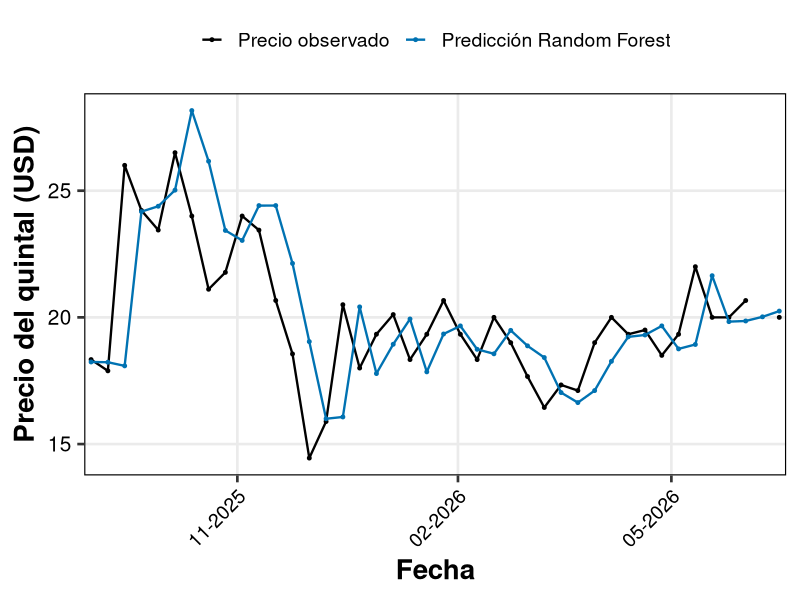
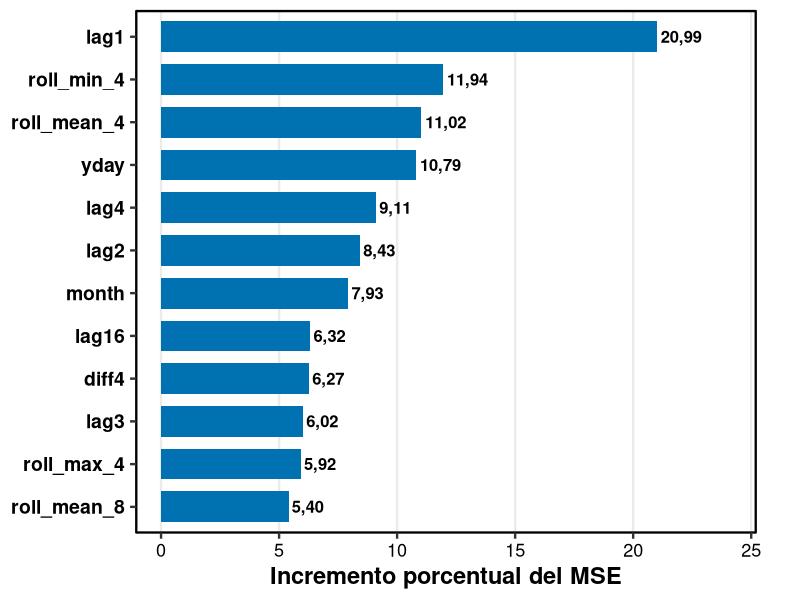
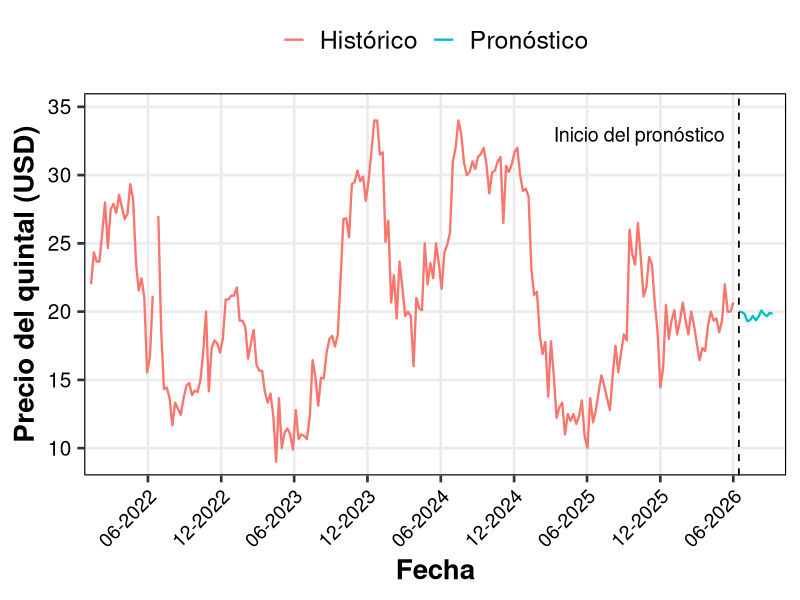
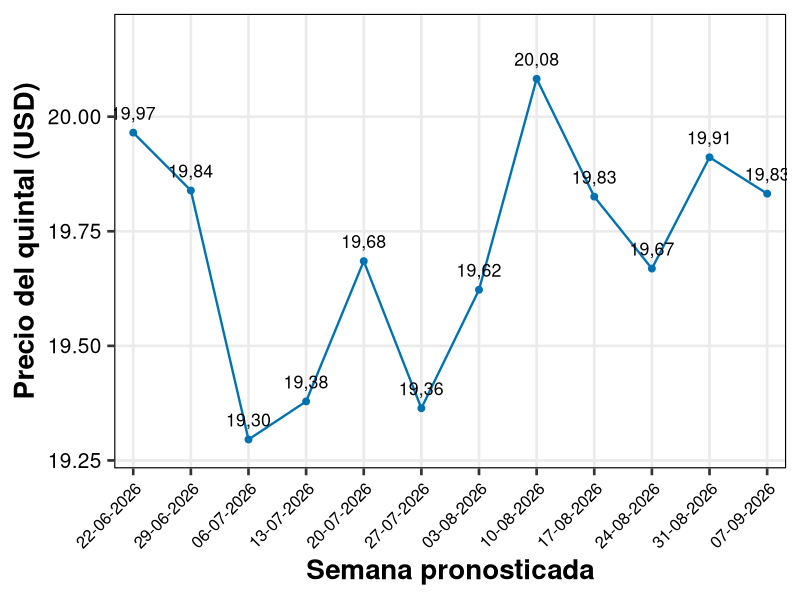

R code for these plots, in order:
# ================================================================
# MODELO RANDOM FOREST SEMANAL (SOLO PRECIO) - PAPA SUPER CHOLA
# ================================================================

# Paquetes necesarios.
paquetes <- c(
  "readxl",
  "dplyr",
  "tidyr",
  "lubridate",
  "zoo",
  "Metrics",
  "randomForest",
  "ggplot2",
  "scales",
  "writexl",
  "rstudioapi"
)

# Instalar únicamente los paquetes faltantes.
faltantes <- paquetes[!vapply(
  paquetes,
  requireNamespace,
  quietly = TRUE,
  FUN.VALUE = logical(1)
)]

if (length(faltantes) > 0L) {
  install.packages(faltantes, repos = "https://cloud.r-project.org")
}

suppressPackageStartupMessages({
  library(readxl)
  library(dplyr)
  library(tidyr)
  library(lubridate)
  library(zoo)
  library(Metrics)
  library(randomForest)
  library(ggplot2)
  library(scales)
  library(writexl)
})

options(stringsAsFactors = FALSE)

# =========================================================
# 1) Carga de datos históricos del precio
# =========================================================

# Leer el Excel ubicado junto al archivo .R.
full_precio <- read_excel(
  "Papa_03-01-2022_al_30-06-2026.xlsx"
)

# =========================================================
# 2) Limpieza de los datos históricos del precio
# =========================================================

# Conservar fecha y precio.
full_precio <- full_precio[, c(
  "Fecha Investigación",
  "Precio/Presentación (USD)"
)]

colnames(full_precio) <- c("Fecha", "Precio_Quintal")

# Convertir formatos, consolidar fechas repetidas y ordenar.
precio <- full_precio %>%
  dplyr::mutate(
    Fecha = as.Date(Fecha),
    Precio_Quintal = as.numeric(Precio_Quintal)
  ) %>%
  dplyr::filter(
    !is.na(Fecha),
    !is.na(Precio_Quintal)
  ) %>%
  dplyr::group_by(Fecha) %>%
  dplyr::summarise(
    Precio_Quintal = mean(Precio_Quintal, na.rm = TRUE),
    .groups = "drop"
  ) %>%
  dplyr::arrange(Fecha)

# Verificar la base definitiva.
stopifnot(
  nrow(precio) == 628L,
  min(precio$Fecha) == as.Date("2022-01-12"),
  max(precio$Fecha) == as.Date("2026-06-17"),
  !anyNA(precio$Precio_Quintal)
)

# ================================================================
# 3) Agregación semanal
# ================================================================

# Promediar únicamente los precios observados.
precio_semanal <- precio %>%
  dplyr::mutate(
    Fecha_Semana = lubridate::floor_date(
      Fecha,
      unit = "week",
      week_start = 1
    )
  ) %>%
  dplyr::group_by(Fecha_Semana) %>%
  dplyr::summarise(
    Precio_Quintal = mean(Precio_Quintal, na.rm = TRUE),
    N_Observaciones = dplyr::n(),
    .groups = "drop"
  ) %>%
  dplyr::rename(Fecha = Fecha_Semana) %>%
  tidyr::complete(
    Fecha = seq.Date(min(Fecha), max(Fecha), by = "week"),
    fill = list(N_Observaciones = 0L)
  ) %>%
  dplyr::mutate(
    Semana_Observada = N_Observaciones > 0L
  ) %>%
  dplyr::arrange(Fecha)

fechas_faltantes <- precio_semanal %>%
  dplyr::filter(!Semana_Observada) %>%
  dplyr::pull(Fecha)

# Comprobar la estructura semanal.
stopifnot(
  nrow(precio_semanal) == 232L,
  sum(precio_semanal$Semana_Observada) == 230L,
  identical(
    fechas_faltantes,
    as.Date(c("2022-06-20", "2026-06-08"))
  )
)

# ================================================================
# 4) División temporal e imputación causal
# ================================================================

# Reservar las primeras 24 semanas, igual que en el Rmd.
ventana_maxima <- 24L
n_semanas_modelables <- nrow(precio_semanal) - ventana_maxima
n_train_modelable <- floor(0.8 * n_semanas_modelables)
indice_corte <- ventana_maxima + n_train_modelable

fecha_corte <- precio_semanal$Fecha[indice_corte]
fecha_inicio_test <- precio_semanal$Fecha[indice_corte + 1L]

stopifnot(
  fecha_corte == as.Date("2025-08-25"),
  fecha_inicio_test == as.Date("2025-09-01")
)

# Dividir antes de imputar para evitar fuga de información.
precio_train_raw <- precio_semanal %>%
  dplyr::filter(Fecha <= fecha_corte)

precio_test_raw <- precio_semanal %>%
  dplyr::filter(Fecha >= fecha_inicio_test)

# Localizar el faltante de entrenamiento.
semana_faltante_train <- precio_train_raw %>%
  dplyr::filter(!Semana_Observada)

stopifnot(nrow(semana_faltante_train) == 1L)

fecha_faltante_train <- semana_faltante_train$Fecha[[1L]]

# Usar solo semanas anteriores para imputar.
serie_previa_train <- precio_train_raw %>%
  dplyr::filter(
    Fecha < fecha_faltante_train,
    Semana_Observada
  ) %>%
  dplyr::arrange(Fecha) %>%
  dplyr::pull(Precio_Quintal)

modelo_imputacion_train <- stats::StructTS(
  stats::ts(serie_previa_train, frequency = 1),
  type = "level"
)

pronostico_imputacion_train <- stats::predict(
  modelo_imputacion_train,
  n.ahead = 1
)

valor_imputado_train <- as.numeric(
  pronostico_imputacion_train$pred[1]
)

error_estandar_train <- as.numeric(
  pronostico_imputacion_train$se[1]
)

# Completar solo el faltante de entrenamiento.
precio_train <- precio_train_raw %>%
  dplyr::mutate(
    Precio_Imputado = !Semana_Observada,
    Precio_Quintal = dplyr::if_else(
      Precio_Imputado,
      valor_imputado_train,
      Precio_Quintal
    ),
    Conjunto = "Entrenamiento"
  )

# Reconstruir la serie completa.
precio_modelado <- dplyr::bind_rows(
  precio_train,
  precio_test_raw %>%
    dplyr::mutate(
      Precio_Imputado = FALSE,
      Conjunto = "Prueba"
    )
) %>%
  dplyr::arrange(Fecha) %>%
  dplyr::mutate(
    Precio_Observado = dplyr::if_else(
      Semana_Observada,
      Precio_Quintal,
      NA_real_
    )
  ) %>%
  dplyr::select(
    Fecha,
    Precio_Quintal,
    Precio_Observado,
    N_Observaciones,
    Semana_Observada,
    Precio_Imputado,
    Conjunto
  )

# Localizar el faltante de prueba.
semana_faltante_test <- precio_modelado %>%
  dplyr::filter(
    Conjunto == "Prueba",
    !Semana_Observada
  )

stopifnot(nrow(semana_faltante_test) == 1L)

fecha_faltante_test <- semana_faltante_test$Fecha[[1L]]

# Calcular el valor de apoyo con datos anteriores.
datos_previos_test <- precio_modelado %>%
  dplyr::filter(Fecha < fecha_faltante_test) %>%
  dplyr::arrange(Fecha)

serie_previa_test <- datos_previos_test$Precio_Quintal

stopifnot(!anyNA(serie_previa_test))

modelo_apoyo_test <- stats::StructTS(
  stats::ts(serie_previa_test, frequency = 1),
  type = "level"
)

pronostico_apoyo_test <- stats::predict(
  modelo_apoyo_test,
  n.ahead = 1
)

valor_apoyo_test <- as.numeric(
  pronostico_apoyo_test$pred[1]
)

error_estandar_test <- as.numeric(
  pronostico_apoyo_test$se[1]
)

# Marcar el apoyo y las semanas evaluables.
precio_modelado <- precio_modelado %>%
  dplyr::mutate(
    Precio_Apoyo =
      Conjunto == "Prueba" & !Semana_Observada,
    Precio_Para_Rezagos = dplyr::if_else(
      Precio_Apoyo,
      valor_apoyo_test,
      Precio_Quintal
    ),
    Evaluar_Test =
      Conjunto == "Prueba" & Semana_Observada
  )

# ================================================================
# 5) Ingeniería de variables y base de Random Forest
# ================================================================

# Función única para reconstruir las variables históricas.
# Se usa tanto en la evaluación como en el pronóstico futuro.
crear_features_rf_precio <- function(data_hist) {
  data_hist %>%
    dplyr::arrange(Fecha) %>%
    dplyr::mutate(
      lag1 = dplyr::lag(Precio_Para_Rezagos, 1L),
      lag2 = dplyr::lag(Precio_Para_Rezagos, 2L),
      lag3 = dplyr::lag(Precio_Para_Rezagos, 3L),
      lag4 = dplyr::lag(Precio_Para_Rezagos, 4L),
      lag8 = dplyr::lag(Precio_Para_Rezagos, 8L),
      lag12 = dplyr::lag(Precio_Para_Rezagos, 12L),
      lag16 = dplyr::lag(Precio_Para_Rezagos, 16L),
      lag24 = dplyr::lag(Precio_Para_Rezagos, 24L),
      diff1 = lag1 - lag2,
      diff4 = lag1 - dplyr::lag(Precio_Para_Rezagos, 5L),
      roll_mean_4 = dplyr::lag(
        zoo::rollmean(
          Precio_Para_Rezagos,
          k = 4,
          fill = NA_real_,
          align = "right"
        ),
        1L
      ),
      roll_sd_4 = dplyr::lag(
        zoo::rollapply(
          Precio_Para_Rezagos,
          width = 4,
          FUN = stats::sd,
          fill = NA_real_,
          align = "right"
        ),
        1L
      ),
      roll_min_4 = dplyr::lag(
        zoo::rollapply(
          Precio_Para_Rezagos,
          width = 4,
          FUN = min,
          fill = NA_real_,
          align = "right"
        ),
        1L
      ),
      roll_max_4 = dplyr::lag(
        zoo::rollapply(
          Precio_Para_Rezagos,
          width = 4,
          FUN = max,
          fill = NA_real_,
          align = "right"
        ),
        1L
      ),
      roll_mean_8 = dplyr::lag(
        zoo::rollmean(
          Precio_Para_Rezagos,
          k = 8,
          fill = NA_real_,
          align = "right"
        ),
        1L
      ),
      roll_sd_8 = dplyr::lag(
        zoo::rollapply(
          Precio_Para_Rezagos,
          width = 8,
          FUN = stats::sd,
          fill = NA_real_,
          align = "right"
        ),
        1L
      ),
      month = lubridate::month(Fecha),
      yday = lubridate::yday(Fecha)
    )
}

variables_rf_precio <- c(
  "lag1", "lag2", "lag3", "lag4",
  "lag8", "lag12", "lag16", "lag24",
  "diff1", "diff4",
  "roll_mean_4", "roll_sd_4",
  "roll_min_4", "roll_max_4",
  "roll_mean_8", "roll_sd_8",
  "month", "yday"
)

precio_features <- precio_modelado %>%
  dplyr::mutate(
    Precio_Objetivo = Precio_Observado
  ) %>%
  crear_features_rf_precio()

# Conservar las 208 semanas modelables.
filas_modelables <- seq.int(
  ventana_maxima + 1L,
  nrow(precio_features)
)

full_data_rf <- precio_features %>%
  dplyr::slice(filas_modelables)

train_data <- full_data_rf %>%
  dplyr::filter(Conjunto == "Entrenamiento") %>%
  dplyr::arrange(Fecha)

test_data <- full_data_rf %>%
  dplyr::filter(Conjunto == "Prueba") %>%
  dplyr::arrange(Fecha)

# Controles del protocolo y de las variables explicativas.
stopifnot(
  length(variables_rf_precio) == 18L,
  nrow(full_data_rf) == 208L,
  nrow(train_data) == 166L,
  nrow(test_data) == 42L,
  sum(test_data$Evaluar_Test) == 41L,
  sum(is.na(test_data$Precio_Objetivo)) == 1L,
  !anyNA(train_data[, variables_rf_precio]),
  !anyNA(test_data[, variables_rf_precio]),
  max(train_data$Fecha) < min(test_data$Fecha)
)

# ================================================================
# 6) Funciones de métricas
# ================================================================

calc_mape <- function(real, pred) {
  mean(
    abs((real - pred) / real),
    na.rm = TRUE
  ) * 100
}

calc_smape <- function(real, pred) {
  mean(
    200 * abs(real - pred) /
      (abs(real) + abs(pred)),
    na.rm = TRUE
  )
}

calc_r2 <- function(real, pred) {
  casos_validos <- is.finite(real) & is.finite(pred)
  real_valido <- real[casos_validos]
  pred_valido <- pred[casos_validos]
  
  if (length(real_valido) < 2L) {
    return(NA_real_)
  }
  
  sst <- sum((real_valido - mean(real_valido))^2)
  
  if (sst == 0) {
    return(NA_real_)
  }
  
  sse <- sum((real_valido - pred_valido)^2)
  1 - sse / sst
}

calc_metrics <- function(real, pred, nombre_modelo) {
  casos_validos <- is.finite(real) & is.finite(pred)
  real_valido <- real[casos_validos]
  pred_valido <- pred[casos_validos]
  
  data.frame(
    Modelo = nombre_modelo,
    MAE = Metrics::mae(real_valido, pred_valido),
    RMSE = Metrics::rmse(real_valido, pred_valido),
    MAPE = calc_mape(real_valido, pred_valido),
    sMAPE = calc_smape(real_valido, pred_valido),
    R2 = calc_r2(real_valido, pred_valido),
    N_Evaluadas = length(real_valido)
  )
}

# ================================================================
# 7) Grid Search temporal de Random Forest
# ================================================================

# Configuración literal del Rmd:
# - 300 árboles
# - mtry igual a un tercio o la mitad de las variables
# - nodesize igual a 1 o 5
# - tres bloques temporales de validación
ntree_rf <- 300L
n_folds_rf <- 3L

grid_rf <- expand.grid(
  mtry = c(
    floor(length(variables_rf_precio) / 3),
    floor(length(variables_rf_precio) / 2)
  ),
  nodesize = c(1L, 5L),
  KEEP.OUT.ATTRS = FALSE,
  stringsAsFactors = FALSE
)

tune_rf_rolling <- function(train_df, features, grid, ntree) {
  n_train <- nrow(train_df)
  fold_size <- floor(n_train / 4)
  resultados <- vector("list", nrow(grid))
  
  best_smape <- Inf
  best_index <- NA_integer_
  
  for (k in seq_len(nrow(grid))) {
    params <- grid[k, , drop = FALSE]
    resultados_folds <- vector("list", n_folds_rf)
    
    for (fold in seq_len(n_folds_rf)) {
      idx_subtrain <- seq_len(fold * fold_size)
      idx_valid <- seq.int(
        fold * fold_size + 1L,
        (fold + 1L) * fold_size
      )
      
      if (max(idx_valid) > n_train) {
        next
      }
      
      subtrain <- train_df[idx_subtrain, , drop = FALSE]
      valid <- train_df[idx_valid, , drop = FALSE]
      
      df_train_rf <- stats::na.omit(
        subtrain[, c("Precio_Objetivo", features)]
      )
      
      if (nrow(df_train_rf) < 10L) {
        next
      }
      
      formula_rf <- stats::as.formula(
        paste(
          "Precio_Objetivo ~",
          paste(features, collapse = " + ")
        )
      )
      
      set.seed(123)
      
      fit <- randomForest::randomForest(
        formula_rf,
        data = df_train_rf,
        ntree = ntree,
        mtry = as.integer(params$mtry),
        nodesize = as.integer(params$nodesize)
      )
      
      preds_valid <- as.numeric(
        stats::predict(fit, newdata = valid)
      )
      
      resultados_folds[[fold]] <- data.frame(
        Configuracion = k,
        Fold = fold,
        N_Subtrain = nrow(df_train_rf),
        N_Validacion = nrow(valid),
        mtry = as.integer(params$mtry),
        nodesize = as.integer(params$nodesize),
        MAE = Metrics::mae(valid$Precio_Objetivo, preds_valid),
        RMSE = Metrics::rmse(valid$Precio_Objetivo, preds_valid),
        MAPE = calc_mape(valid$Precio_Objetivo, preds_valid),
        sMAPE = calc_smape(valid$Precio_Objetivo, preds_valid),
        R2 = calc_r2(valid$Precio_Objetivo, preds_valid)
      )
    }
    
    detalle_k <- dplyr::bind_rows(resultados_folds)
    
    if (nrow(detalle_k) == 0L) {
      next
    }
    
    resultados[[k]] <- detalle_k %>%
      dplyr::summarise(
        Configuracion = k,
        mtry = dplyr::first(mtry),
        nodesize = dplyr::first(nodesize),
        N_Folds = dplyr::n(),
        MAE = mean(MAE, na.rm = TRUE),
        RMSE = mean(RMSE, na.rm = TRUE),
        MAPE = mean(MAPE, na.rm = TRUE),
        sMAPE = mean(sMAPE, na.rm = TRUE),
        R2 = mean(R2, na.rm = TRUE)
      )
    
    smape_k <- resultados[[k]]$sMAPE[[1L]]
    
    # El Rmd selecciona la primera configuración con menor sMAPE.
    if (is.finite(smape_k) && smape_k < best_smape) {
      best_smape <- smape_k
      best_index <- k
    }
  }
  
  resultados_grid <- dplyr::bind_rows(resultados)
  
  if (is.na(best_index)) {
    best_params <- data.frame(
      mtry = floor(length(features) / 3),
      nodesize = 5L
    )
  } else {
    best_params <- grid[best_index, c("mtry", "nodesize"), drop = FALSE]
  }
  
  resultados_grid <- resultados_grid %>%
    dplyr::mutate(
      Seleccionado =
        mtry == best_params$mtry[[1L]] &
        nodesize == best_params$nodesize[[1L]]
    ) %>%
    dplyr::arrange(sMAPE, RMSE, MAE)
  
  list(
    best_params = best_params,
    resultados_grid = resultados_grid
  )
}

resultado_tuning_rf <- tune_rf_rolling(
  train_df = train_data,
  features = variables_rf_precio,
  grid = grid_rf,
  ntree = ntree_rf
)

best_rf_precio <- resultado_tuning_rf$best_params
resultados_grid_rf <- resultado_tuning_rf$resultados_grid

hiperparametros_rf <- data.frame(
  Hiperparametro = c(
    "Número de árboles",
    "Variables candidatas por división",
    "Tamaño mínimo de nodo terminal",
    "Criterio de selección",
    "Bloques de validación temporal"
  ),
  Parametro_R = c(
    "ntree",
    "mtry",
    "nodesize",
    "sMAPE",
    "n_folds"
  ),
  Valor = c(
    as.character(ntree_rf),
    as.character(best_rf_precio$mtry[[1L]]),
    as.character(best_rf_precio$nodesize[[1L]]),
    "Mínimo sMAPE promedio",
    as.character(n_folds_rf)
  )
)

# ================================================================
# 8) Rolling forecast Random Forest de un paso
# ================================================================

rolling_forecast_rf <- function(
    train_df,
    test_df,
    features,
    best_params,
    ntree
) {
  history_df <- train_df %>%
    dplyr::filter(!is.na(Precio_Objetivo)) %>%
    dplyr::arrange(Fecha)
  
  test_df <- test_df %>%
    dplyr::arrange(Fecha)
  
  preds <- rep(NA_real_, nrow(test_df))
  diagnostico <- vector("list", nrow(test_df))
  
  formula_rf <- stats::as.formula(
    paste(
      "Precio_Objetivo ~",
      paste(features, collapse = " + ")
    )
  )
  
  for (i in seq_len(nrow(test_df))) {
    df_train_rf <- stats::na.omit(
      history_df[, c("Precio_Objetivo", features)]
    )
    
    set.seed(123 + i)
    
    fit <- randomForest::randomForest(
      formula_rf,
      data = df_train_rf,
      ntree = ntree,
      mtry = as.integer(best_params$mtry[[1L]]),
      nodesize = as.integer(best_params$nodesize[[1L]])
    )
    
    preds[i] <- as.numeric(
      stats::predict(
        fit,
        newdata = test_df[i, , drop = FALSE]
      )
    )[[1L]]
    
    diagnostico[[i]] <- data.frame(
      Fecha = test_df$Fecha[i],
      Iteracion = i,
      N_Entrenamiento = nrow(df_train_rf),
      OOB_MSE_Final = as.numeric(fit$mse[ntree]),
      mtry = as.integer(best_params$mtry[[1L]]),
      nodesize = as.integer(best_params$nodesize[[1L]]),
      ntree = ntree
    )
    
    # La observación real se incorpora para la siguiente iteración.
    history_df <- dplyr::bind_rows(
      history_df,
      test_df[i, ]
    )
  }
  
  list(
    predicciones = preds,
    diagnostico = dplyr::bind_rows(diagnostico)
  )
}

resultado_rolling_rf <- rolling_forecast_rf(
  train_df = train_data,
  test_df = test_data,
  features = variables_rf_precio,
  best_params = best_rf_precio,
  ntree = ntree_rf
)

pred_rf_precio <- resultado_rolling_rf$predicciones
diagnostico_rolling_rf <- resultado_rolling_rf$diagnostico

stopifnot(
  length(pred_rf_precio) == 42L,
  all(is.finite(pred_rf_precio))
)

# ================================================================
# 9) Predicciones y métricas de prueba
# ================================================================

y_real_test <- test_data$Precio_Objetivo

metricas_rf <- calc_metrics(
  real = y_real_test,
  pred = pred_rf_precio,
  nombre_modelo = "Random Forest semanal (Solo precio)"
)

predicciones_test <- test_data %>%
  dplyr::transmute(
    Fecha,
    Conjunto,
    Semana_Observada,
    Evaluar_Test,
    Precio_Real = Precio_Objetivo,
    Precio_Predicho = pred_rf_precio,
    Error = dplyr::if_else(
      Evaluar_Test,
      Precio_Real - Precio_Predicho,
      NA_real_
    ),
    Error_Absoluto = abs(Error),
    Error_Cuadratico = Error^2,
    Error_Porcentual = dplyr::if_else(
      Evaluar_Test,
      abs(Error / Precio_Real) * 100,
      NA_real_
    )
  )

# Valores publicados en la Tabla 12 del PDF más reciente.
metricas_documento <- data.frame(
  Metrica = c("MAE", "RMSE", "MAPE", "sMAPE", "R2"),
  Valor_Documento = c(1.69, 2.37, 8.37, 8.30, 0.14)
)

# Comparar al mismo nivel de redondeo del documento.
verificacion_documento <- metricas_rf %>%
  dplyr::select(MAE, RMSE, MAPE, sMAPE, R2) %>%
  tidyr::pivot_longer(
    cols = dplyr::everything(),
    names_to = "Metrica",
    values_to = "Valor_Calculado"
  ) %>%
  dplyr::left_join(metricas_documento, by = "Metrica") %>%
  dplyr::mutate(
    Valor_Calculado_2d = round(Valor_Calculado, 2),
    Coincide_Documento =
      Valor_Calculado_2d == Valor_Documento
  ) %>%
  dplyr::select(
    Metrica,
    Valor_Calculado,
    Valor_Calculado_2d,
    Valor_Documento,
    Coincide_Documento
  )

if (!all(verificacion_documento$Coincide_Documento)) {
  warning(
    paste0(
      "Las métricas calculadas no coinciden completamente con la Tabla 12 ",
      "al redondear a dos decimales. Revise la base y las versiones de paquetes."
    )
  )
}

# ================================================================
# 10) Modelo final, importancia y pronóstico futuro
# ================================================================

datos_modelo_final_rf <- full_data_rf %>%
  dplyr::filter(!is.na(Precio_Objetivo)) %>%
  dplyr::arrange(Fecha)

stopifnot(
  nrow(datos_modelo_final_rf) == 207L,
  !anyNA(datos_modelo_final_rf[, variables_rf_precio]),
  !anyNA(datos_modelo_final_rf$Precio_Objetivo)
)

formula_rf <- stats::as.formula(
  paste(
    "Precio_Objetivo ~",
    paste(variables_rf_precio, collapse = " + ")
  )
)

set.seed(123)

fit_rf_final <- randomForest::randomForest(
  formula_rf,
  data = datos_modelo_final_rf[
    ,
    c("Precio_Objetivo", variables_rf_precio)
  ],
  ntree = ntree_rf,
  mtry = as.integer(best_rf_precio$mtry[[1L]]),
  nodesize = as.integer(best_rf_precio$nodesize[[1L]]),
  importance = TRUE
)

# Importancia por incremento del MSE y pureza de nodos.
importancia_mse <- randomForest::importance(
  fit_rf_final,
  type = 1,
  scale = TRUE
)

importancia_pureza <- randomForest::importance(
  fit_rf_final,
  type = 2,
  scale = FALSE
)

importancia_variables <- data.frame(
  Variable = rownames(importancia_mse),
  IncMSE = as.numeric(importancia_mse[, 1L]),
  IncNodePurity = as.numeric(importancia_pureza[, 1L]),
  stringsAsFactors = FALSE
) %>%
  dplyr::arrange(dplyr::desc(IncMSE)) %>%
  dplyr::mutate(Posicion = dplyr::row_number()) %>%
  dplyr::select(
    Posicion,
    Variable,
    IncMSE,
    IncNodePurity
  )

# Horizonte recursivo de 12 semanas.
horizonte_futuro <- 12L

hist_forecast_rf <- precio_modelado %>%
  dplyr::arrange(Fecha) %>%
  dplyr::transmute(
    Fecha,
    Precio_Para_Rezagos
  )

stopifnot(
  nrow(hist_forecast_rf) == 232L,
  !anyNA(hist_forecast_rf$Precio_Para_Rezagos),
  max(hist_forecast_rf$Fecha) == as.Date("2026-06-15")
)

# Comprobar que la reconstrucción reproduce la última fila del modelo.
X_comprobacion_rf <- crear_features_rf_precio(
  hist_forecast_rf
) %>%
  dplyr::slice_tail(n = 1L) %>%
  dplyr::select(dplyr::all_of(variables_rf_precio))

X_referencia_rf <- full_data_rf %>%
  dplyr::slice_tail(n = 1L) %>%
  dplyr::select(dplyr::all_of(variables_rf_precio))

stopifnot(
  isTRUE(all.equal(
    as.numeric(X_comprobacion_rf[1L, ]),
    as.numeric(X_referencia_rf[1L, ]),
    tolerance = 1e-10,
    check.attributes = FALSE
  ))
)

resultados_futuros_lista <- vector(
  mode = "list",
  length = horizonte_futuro
)

for (i in seq_len(horizonte_futuro)) {
  next_date <- max(hist_forecast_rf$Fecha) + 7L
  
  # Incorporar temporalmente la nueva semana sin precio.
  hist_forecast_rf <- dplyr::bind_rows(
    hist_forecast_rf,
    data.frame(
      Fecha = as.Date(next_date),
      Precio_Para_Rezagos = NA_real_
    )
  )
  
  X_new <- crear_features_rf_precio(
    hist_forecast_rf
  ) %>%
    dplyr::slice_tail(n = 1L) %>%
    dplyr::select(dplyr::all_of(variables_rf_precio))
  
  stopifnot(
    nrow(X_new) == 1L,
    ncol(X_new) == length(variables_rf_precio),
    !anyNA(X_new),
    all(is.finite(as.matrix(X_new)))
  )
  
  pred_i <- as.numeric(
    stats::predict(
      fit_rf_final,
      newdata = X_new
    )
  )[[1L]]
  
  stopifnot(
    length(pred_i) == 1L,
    is.finite(pred_i)
  )
  
  # La predicción alimenta los rezagos de la siguiente semana.
  hist_forecast_rf$Precio_Para_Rezagos[
    nrow(hist_forecast_rf)
  ] <- pred_i
  
  resultados_futuros_lista[[i]] <- data.frame(
    Semana_Pronosticada = i,
    Fecha = as.Date(next_date),
    Precio_Pronosticado = pred_i
  )
}

pronostico_futuro <- dplyr::bind_rows(
  resultados_futuros_lista
) %>%
  dplyr::arrange(Fecha)

fechas_futuras_esperadas <- seq.Date(
  from = as.Date("2026-06-22"),
  by = "week",
  length.out = horizonte_futuro
)

stopifnot(
  nrow(pronostico_futuro) == 12L,
  all(pronostico_futuro$Fecha == fechas_futuras_esperadas),
  min(pronostico_futuro$Fecha) == as.Date("2026-06-22"),
  max(pronostico_futuro$Fecha) == as.Date("2026-09-07"),
  all(is.finite(pronostico_futuro$Precio_Pronosticado))
)

# ================================================================
# 11) Gráficos
# ================================================================

# 11.1. Precio observado frente a predicción en prueba.
g_test <- ggplot2::ggplot(
  predicciones_test,
  ggplot2::aes(x = Fecha)
) +
  ggplot2::geom_line(
    ggplot2::aes(
      y = Precio_Real,
      color = "Precio observado"
    ),
    linewidth = 0.8,
    na.rm = TRUE
  ) +
  ggplot2::geom_point(
    ggplot2::aes(
      y = Precio_Real,
      color = "Precio observado"
    ),
    size = 1,
    na.rm = TRUE
  ) +
  ggplot2::geom_line(
    ggplot2::aes(
      y = Precio_Predicho,
      color = "Predicción Random Forest"
    ),
    linewidth = 0.8
  ) +
  ggplot2::geom_point(
    ggplot2::aes(
      y = Precio_Predicho,
      color = "Predicción Random Forest"
    ),
    size = 1
  ) +
  ggplot2::scale_color_manual(
    values = c(
      "Precio observado" = "black",
      "Predicción Random Forest" = "#0072B2"
    )
  ) +
  ggplot2::scale_x_date(
    date_breaks = "3 months",
    date_labels = "%m-%Y",
    expand = ggplot2::expansion(mult = c(0.01, 0.01))
  ) +
  ggplot2::scale_y_continuous(
    expand = ggplot2::expansion(mult = c(0.05, 0.05))
  ) +
  ggplot2::labs(
    x = "Fecha",
    y = "Precio del quintal (USD)",
    color = NULL
  ) +
  ggplot2::theme_bw(base_size = 20) +
  ggplot2::theme(
    axis.title = ggplot2::element_text(
      size = 20,
      face = "bold"
    ),
    axis.text.x = ggplot2::element_text(
      size = 14,
      angle = 45,
      hjust = 1,
      colour = "black"
    ),
    axis.text.y = ggplot2::element_text(
      size = 15,
      colour = "black"
    ),
    legend.position = "top",
    legend.text = ggplot2::element_text(size = 14),
    panel.grid.minor = ggplot2::element_blank(),
    panel.border = ggplot2::element_rect(
      colour = "black",
      linewidth = 0.8
    )
  )

# 11.2. Importancia de variables del modelo final.
importancia_grafico <- importancia_variables %>%
  dplyr::slice_min(
    order_by = Posicion,
    n = 12L,
    with_ties = FALSE
  ) %>%
  dplyr::arrange(IncMSE)

g_importancia <- ggplot2::ggplot(
  importancia_grafico,
  ggplot2::aes(
    x = stats::reorder(Variable, IncMSE),
    y = IncMSE
  )
) +
  ggplot2::geom_col(
    fill = "#0072B2",
    width = 0.72
  ) +
  ggplot2::geom_text(
    ggplot2::aes(
      label = scales::number(
        IncMSE,
        accuracy = 0.01,
        decimal.mark = ","
      )
    ),
    hjust = -0.10,
    size = 4.2,
    fontface = "bold"
  ) +
  ggplot2::coord_flip(clip = "off") +
  ggplot2::scale_y_continuous(
    expand = ggplot2::expansion(mult = c(0.05, 0.20))
  ) +
  ggplot2::labs(
    x = NULL,
    y = "Incremento porcentual del MSE"
  ) +
  ggplot2::theme_bw(base_size = 18) +
  ggplot2::theme(
    axis.title.x = ggplot2::element_text(
      face = "bold",
      size = 17
    ),
    axis.text.x = ggplot2::element_text(
      size = 13,
      colour = "black"
    ),
    axis.text.y = ggplot2::element_text(
      size = 14,
      colour = "black",
      face = "bold"
    ),
    panel.grid.major.y = ggplot2::element_blank(),
    panel.grid.minor = ggplot2::element_blank(),
    panel.border = ggplot2::element_rect(
      colour = "black",
      linewidth = 0.8
    ),
    plot.margin = ggplot2::margin(8, 32, 8, 8)
  )

# 11.3. Histórico y pronóstico futuro.
historico_grafico <- precio_modelado %>%
  dplyr::arrange(Fecha) %>%
  dplyr::transmute(
    Fecha,
    Precio = Precio_Observado,
    Serie = "Histórico"
  )

ultimo_observado <- historico_grafico %>%
  dplyr::filter(!is.na(Precio)) %>%
  dplyr::slice_max(
    order_by = Fecha,
    n = 1L,
    with_ties = FALSE
  )

ultima_fecha_observada <- ultimo_observado$Fecha[[1L]]

pronostico_grafico <- pronostico_futuro %>%
  dplyr::transmute(
    Fecha,
    Precio = Precio_Pronosticado,
    Serie = "Pronóstico"
  ) %>%
  dplyr::bind_rows(
    ultimo_observado %>%
      dplyr::mutate(Serie = "Pronóstico"),
    .
  ) %>%
  dplyr::arrange(Fecha)

serie_completa_grafico <- dplyr::bind_rows(
  historico_grafico,
  pronostico_grafico
)

g_historico_futuro <- ggplot2::ggplot(
  serie_completa_grafico,
  ggplot2::aes(
    x = Fecha,
    y = Precio,
    color = Serie
  )
) +
  ggplot2::geom_line(
    linewidth = 0.8,
    na.rm = TRUE
  ) +
  ggplot2::geom_vline(
    xintercept = ultima_fecha_observada,
    linetype = "dashed",
    linewidth = 0.6,
    color = "black"
  ) +
  ggplot2::annotate(
    "text",
    x = ultima_fecha_observada - 35,
    y = max(serie_completa_grafico$Precio, na.rm = TRUE) - 1,
    label = "Inicio del pronóstico",
    hjust = 1,
    size = 5
  ) +
  ggplot2::scale_color_manual(
    values = c(
      "Histórico" = "#F8766D",
      "Pronóstico" = "#00BFC4"
    )
  ) +
  ggplot2::scale_x_date(
    date_breaks = "6 months",
    date_labels = "%m-%Y",
    expand = ggplot2::expansion(mult = c(0.01, 0.02))
  ) +
  ggplot2::scale_y_continuous(
    expand = ggplot2::expansion(mult = c(0.04, 0.08))
  ) +
  ggplot2::labs(
    x = "Fecha",
    y = "Precio del quintal (USD)",
    color = NULL
  ) +
  ggplot2::theme_bw(base_size = 20) +
  ggplot2::theme(
    axis.title = ggplot2::element_text(
      size = 20,
      face = "bold"
    ),
    axis.text.x = ggplot2::element_text(
      size = 14,
      angle = 45,
      hjust = 1,
      colour = "black"
    ),
    axis.text.y = ggplot2::element_text(
      size = 15,
      colour = "black"
    ),
    legend.position = "top",
    legend.text = ggplot2::element_text(size = 18),
    panel.grid.minor = ggplot2::element_blank(),
    panel.border = ggplot2::element_rect(
      colour = "black",
      linewidth = 0.8
    )
  )

# 11.4. Solo las 12 semanas futuras.
g_pronostico_futuro <- ggplot2::ggplot(
  pronostico_futuro,
  ggplot2::aes(
    x = Fecha,
    y = Precio_Pronosticado
  )
) +
  ggplot2::geom_line(
    colour = "#0072B2",
    linewidth = 0.8
  ) +
  ggplot2::geom_point(
    colour = "#0072B2",
    size = 2
  ) +
  ggplot2::geom_text(
    ggplot2::aes(
      label = scales::number(
        Precio_Pronosticado,
        accuracy = 0.01,
        decimal.mark = ","
      )
    ),
    vjust = -1,
    size = 4.5,
    colour = "black"
  ) +
  ggplot2::scale_x_date(
    breaks = pronostico_futuro$Fecha,
    date_labels = "%d-%m-%Y",
    expand = ggplot2::expansion(mult = c(0.03, 0.03))
  ) +
  ggplot2::scale_y_continuous(
    expand = ggplot2::expansion(mult = c(0.08, 0.18))
  ) +
  ggplot2::labs(
    x = "Semana pronosticada",
    y = "Precio del quintal (USD)"
  ) +
  ggplot2::theme_bw(base_size = 20) +
  ggplot2::theme(
    axis.title = ggplot2::element_text(
      size = 20,
      face = "bold"
    ),
    axis.text.x = ggplot2::element_text(
      size = 12,
      angle = 45,
      hjust = 1,
      colour = "black"
    ),
    axis.text.y = ggplot2::element_text(
      size = 15,
      colour = "black"
    ),
    panel.grid.minor = ggplot2::element_blank(),
    panel.border = ggplot2::element_rect(
      colour = "black",
      linewidth = 0.8
    )
  )

print(g_test)
print(g_importancia)
print(g_historico_futuro)
print(g_pronostico_futuro)

# ================================================================
# 12) Controles y exportación
# ================================================================

variables_exportar <- data.frame(
  Orden = seq_along(variables_rf_precio),
  Variable = variables_rf_precio,
  stringsAsFactors = FALSE
)

controles_datos <- data.frame(
  Indicador = c(
    "Registros diarios",
    "Semanas totales",
    "Semanas observadas",
    "Semanas modelables",
    "Semanas de entrenamiento RF",
    "Semanas de prueba",
    "Semanas evaluadas",
    "Número de variables explicativas",
    "Número de árboles",
    "mtry seleccionado",
    "nodesize seleccionado",
    "Fecha final de entrenamiento",
    "Fecha inicial de prueba",
    "Semana imputada en entrenamiento",
    "Valor imputado en entrenamiento",
    "Error estándar de imputación",
    "Semana no observada en prueba",
    "Valor de apoyo en prueba",
    "Error estándar del apoyo",
    "Primera semana futura",
    "Última semana futura"
  ),
  Valor = c(
    as.character(nrow(precio)),
    as.character(nrow(precio_semanal)),
    as.character(sum(precio_semanal$Semana_Observada)),
    as.character(nrow(full_data_rf)),
    as.character(nrow(train_data)),
    as.character(nrow(test_data)),
    as.character(sum(test_data$Evaluar_Test)),
    as.character(length(variables_rf_precio)),
    as.character(ntree_rf),
    as.character(best_rf_precio$mtry[[1L]]),
    as.character(best_rf_precio$nodesize[[1L]]),
    format(fecha_corte, "%Y-%m-%d"),
    format(fecha_inicio_test, "%Y-%m-%d"),
    format(fecha_faltante_train, "%Y-%m-%d"),
    format(valor_imputado_train, digits = 12),
    format(error_estandar_train, digits = 12),
    format(fecha_faltante_test, "%Y-%m-%d"),
    format(valor_apoyo_test, digits = 12),
    format(error_estandar_test, digits = 12),
    format(min(pronostico_futuro$Fecha), "%Y-%m-%d"),
    format(max(pronostico_futuro$Fecha), "%Y-%m-%d")
  )
)

# Registrar versiones para reproducibilidad.
versiones_paquetes <- data.frame(
  Componente = c("R", paquetes),
  Version = c(
    R.version.string,
    vapply(
      paquetes,
      function(paquete) {
        as.character(utils::packageVersion(paquete))
      },
      FUN.VALUE = character(1)
    )
  )
)

# Exportar un Excel exclusivo de Random Forest sin clima.
writexl::write_xlsx(
  list(
    Metricas_Test = metricas_rf,
    Predicciones_Test = predicciones_test,
    Pronostico_Futuro = pronostico_futuro,
    Verificacion_Documento = verificacion_documento,
    Hiperparametros = hiperparametros_rf,
    Grid_Search = resultados_grid_rf,
    Diagnostico_Rolling = diagnostico_rolling_rf,
    Importancia_Variables = importancia_variables,
    Variables_Modelo = variables_exportar,
    Controles_Datos = controles_datos,
    Versiones = versiones_paquetes,
    Base_Modelo_RF = full_data_rf,
    Base_Semanal = precio_modelado
  ),
  path = "Resultados_RF_Semanal.xlsx"
)

# Guardar observado frente a predicho.
ggplot2::ggsave(
  filename = "rf_s_test.pdf",
  plot = g_test,
  width = 7,
  height = 4.8,
  units = "in"
)

# Guardar la importancia de variables.
ggplot2::ggsave(
  filename = "Grafico_rf_s_importancia.pdf",
  plot = g_importancia,
  width = 7,
  height = 4.8,
  units = "in"
)

# Guardar el histórico y el pronóstico futuro.
ggplot2::ggsave(
  filename = "Grafico_rf_s_hist_y_pred.pdf",
  plot = g_historico_futuro,
  width = 7,
  height = 4.8,
  units = "in"
)

# Guardar únicamente las 12 semanas futuras.
ggplot2::ggsave(
  filename = "Grafico_rf_s_solo_pred.pdf",
  plot = g_pronostico_futuro,
  width = 7,
  height = 4.8,
  units = "in"
)

# Mostrar resultados principales.
print(metricas_rf)
print(verificacion_documento)
print(hiperparametros_rf)
print(pronostico_futuro)

cat(
  "\nResultados guardados en: ",
  normalizePath(getwd(), winslash = "/", mustWork = TRUE),
  "\n",
  sep = ""
)
